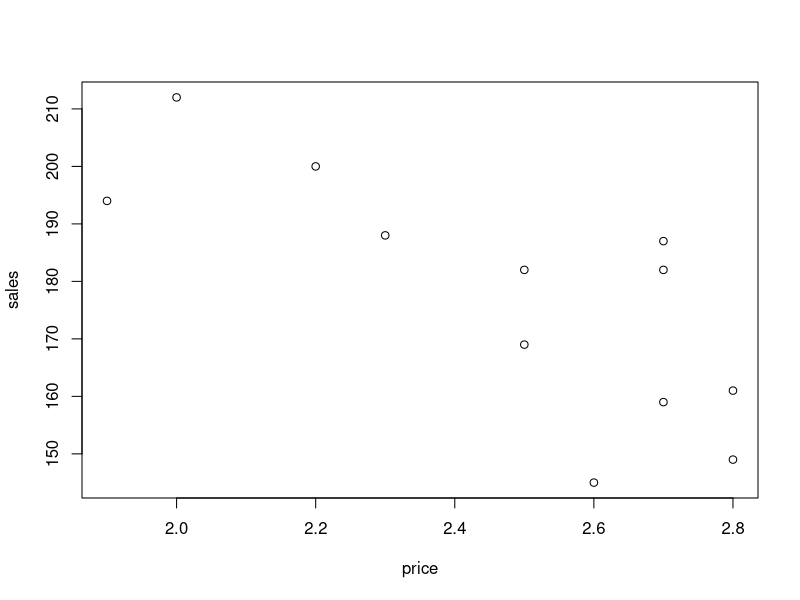

This chart was generated by the following R code:
CrossTab = read.csv("CrossTab_Example.csv",header = TRUE)

AccountSize <- table(CrossTab[,2])

dimnames(AccountSize) <- list(c("Small","Medium","Large"))

Recomm <- table(CrossTab[,3])

dim(CrossTab)
head(CrossTab)
tail(CrossTab)

library(car)
some(CrossTab)
summary(CrossTab)

n = dim(CrossTab)[1]
table(CrossTab[,2])/n
  

mytable = t(table(CrossTab[,2],CrossTab[,3]))
chisq.test(mytable)


library(gmodels)

CrossTable(CrossTab[,2],CrossTab[,3],dnn=c("AcctSize","Recomm"))

AccountSize = CrossTab[,2]
AccountSize[AccountSize==1]="Small"
AccountSize[AccountSize==2]="Medium"
AccountSize[AccountSize==3]="Large"


Recomm = CrossTab[,3]
Recomm[Recomm==0]="Not_Recomm"
Recomm[Recomm==1]="Yes_Recomm"


CrossTable(AccountSize,Recomm,chisq = TRUE,expected = TRUE, dnn = c("AcctSize","Recomm"))



Corr = read.csv("Correlation_Example.csv",header = TRUE)
price <- Corr[,2] #price
sales <- Corr[,3] #sales

plot(price,sales) #scatter plot
cor(price,sales) #sample correlation

## for statistical testing
library(Hmisc)

rcorr(cbind(price,sales),type="pearson") #statistical testing
